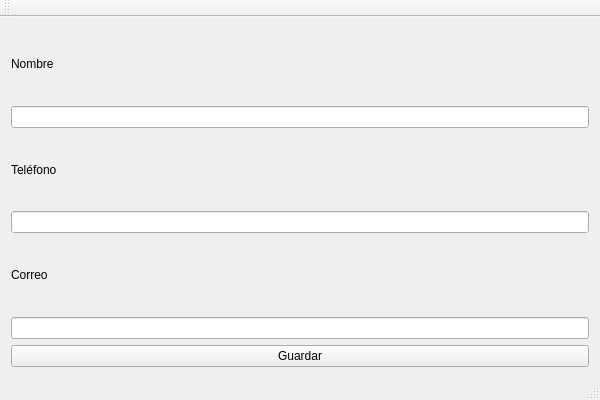
<?xml version="1.0" encoding="UTF-8"?>
<ui version="4.0">
 <class>lab7Class</class>
 <widget class="QMainWindow" name="lab7Class">
  <property name="geometry">
   <rect>
    <x>0</x>
    <y>0</y>
    <width>600</width>
    <height>400</height>
   </rect>
  </property>
  <property name="windowTitle">
   <string>lab7</string>
  </property>
  <widget class="QWidget" name="centralWidget">
   <layout class="QVBoxLayout" name="verticalLayout">
    <item>
     <widget class="QLabel" name="lblNombre">
      <property name="text">
       <string>Nombre</string>
      </property>
     </widget>
    </item>
    <item>
     <widget class="QLineEdit" name="txtNombre"/>
    </item>
    <item>
     <widget class="QLabel" name="lblTelefono">
      <property name="text">
       <string>Teléfono</string>
      </property>
     </widget>
    </item>
    <item>
     <widget class="QLineEdit" name="txtTelefono"/>
    </item>
    <item>
     <widget class="QLabel" name="lblCorreo">
      <property name="text">
       <string>Correo</string>
      </property>
     </widget>
    </item>
    <item>
     <widget class="QLineEdit" name="txtCorreo"/>
    </item>
    <item>
     <widget class="QPushButton" name="btnGuardar">
      <property name="text">
       <string>Guardar</string>
      </property>
     </widget>
    </item>
   </layout>
  </widget>
  <widget class="QMenuBar" name="menuBar">
   <property name="geometry">
    <rect>
     <x>0</x>
     <y>0</y>
     <width>600</width>
     <height>21</height>
    </rect>
   </property>
  </widget>
  <widget class="QToolBar" name="mainToolBar">
   <attribute name="toolBarArea">
    <enum>TopToolBarArea</enum>
   </attribute>
   <attribute name="toolBarBreak">
    <bool>false</bool>
   </attribute>
  </widget>
  <widget class="QStatusBar" name="statusBar"/>
 </widget>
 <layoutdefault spacing="6" margin="11"/>
 <resources>
  <include location="lab7.qrc"/>
 </resources>
 <connections/>
</ui>
